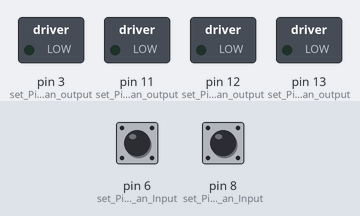
This sketch was run on a simulated Arduino Uno, built with avr-gcc and run on an emulated ATmega328P. Shown: switched loads named in the sketch (green lamp = pin HIGH). The test bench sets the inputs (shaded band); at power-on: pin 8 (set_Pin_8_as_an_Input) HIGH, pin 6 (set_Pin_6_as_an_Input) LOW.

Above: at 8.8 s.
8.9 s: pin 8 (set_Pin_8_as_an_Input) pulled LOW for 1.7 s
At 15.6 s:
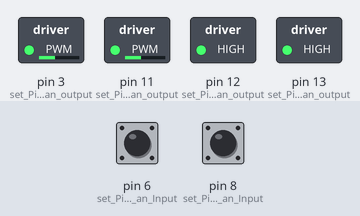
At 20.9 s:
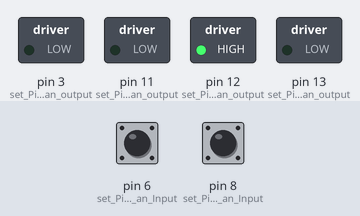
Timing chart, 0 to 31.0 s (numbered marks = the images above; inputs shaded):
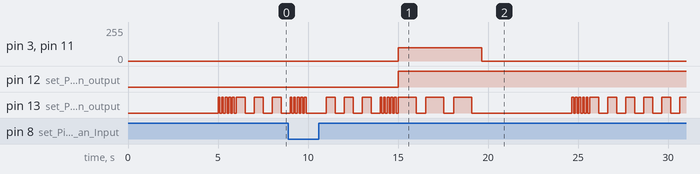

The sketch:

5_ShapesBot.ino
```cpp
int fullSpinTime = 1.65 * 1000;

void setup() {
  // Motor control pins
  pinMode(13, OUTPUT);  // set Pin 13 as an output
  pinMode(11, OUTPUT);  // set Pin 11 as an output
  pinMode(12, OUTPUT);  // set Pin 12 as an output
  pinMode(3, OUTPUT);   // set Pin 3 as an output

  // Sensor Pins
  pinMode(6, INPUT);  // set Pin 6 as an Input
  pinMode(8, INPUT);  // set Pin 8 as an Input
}

// Main loop - runs repeatedly
void loop() {
  delay(5000);  // Wait for 5 seconds
  shapesBot();  // Call the shapesBot function
}

// Shapes Bot - Counts button presses and then draws a shape based on the total count, using the count as the number of sides.
void shapesBot() {
  int total = countingBot();  // Get the total count from countingBot
  shapes(total);              // Use the total count as the number of sides for the shape
}

// Shapes - Moves the robot to draw a shape with the specified number of sides, based on the total count, by moving forward and spinning at each corner.
void shapes(int sides) {
  double cornerTime = fullSpinTime / sides;  // Calculate time for each corner based on the shape's sides
  for (int i = 0; i < sides; i++) {
    forward(100);       // Move forward at full speed
    delay(1000);        // Wait 1 second
    spinRight(100);     // Spin right at full speed
    delay(cornerTime);  // Wait for the calculated time for each corner
  }
  stopMotors();  // Stop the motors after completing the shape
}

// Counting Bot - Counts button presses and flashes the LED to show the total count
int countingBot() {
  int total = 0;
  do {
    flash(5, 0.1);                    // Flash the LED 5 times at the start
    while (!(digitalRead(8) == 0)) {  // Wait for the button on pin 8 to be pressed
      if (digitalRead(6) == 0) {      // If the button on pin 6 is pressed
        total++;                      // Increment the total count
        flash(1, 0.5);                // Flash the LED once to show it's counting
      }
    }
    flash(5, 0.1);                     // Flash the LED 5 times when done counting
    delay(1000);                       // Wait for 1 second before moving on
    for (int i = 0; i < total; i++) {  // Flash the LED the same number of times as the count
      flash(1, 0.5);                   // Flash the LED once for each count
    }
    break;                             // Exit the do-while loop after counting is done
  } while (!(digitalRead(6) == 0 && digitalRead(8) == 0));  // Check the condition: both buttons need to be pressed
  flash(5, 0.1);                                            // End signal: Flash the LED 5 times to finish
  return total;                                             // Return the total count
}

// Turn the LED ON by setting Pin 9 HIGH and Pin 10 LOW
void ON() {
  digitalWrite(LED_BUILTIN, HIGH);
  digitalWrite(9, HIGH);  // Set Pin 9 to HIGH = ON
  digitalWrite(10, LOW);  // Set Pin 10 to LOW = OFF
}

// Turn the LED OFF by setting both Pins 9 and 10 to LOW
void OFF() {
  digitalWrite(LED_BUILTIN, LOW);
  digitalWrite(9, LOW);   // Set Pin 9 to LOW = OFF
  digitalWrite(10, LOW);  // Set Pin 10 to LOW = OFF
}

// Flash function - flashes the LED a specified number of times with a given interval
void flash(int numberOfFlashes, float interval) {
  for (int i = 0; i < numberOfFlashes; i++) {  // Loop to flash LED 'randomNumber' times
    ON();                                      // Turn the LED ON
    delay(interval * 1000);                    // Wait for the interval (in milliseconds)
    OFF();                                     // Turn the LED OFF
    delay(interval * 1000);                    // Wait for the interval (in milliseconds)
  }
}


// Drive Functions
void spinRight(int motorspeed) {
  digitalWrite(13, LOW);        // Set Pin 13 to HIGH, HIGH = Forward
  digitalWrite(12, HIGH);       // Set Pin 12 to LOW, LOW = Reverse
  analogWrite(11, motorspeed);  // Add Specified Speed to Pin 11 using PWM
  analogWrite(3, motorspeed);   // Add Specified Speed to Pin 3 using PWM
}

void stopMotors() {
  // Set the motor speed to 0 to stop the motors.
  analogWrite(11, 0);
  analogWrite(3, 0);
}

void forward(int motorspeed) {
  digitalWrite(13, HIGH);       // Set Pin 13 to HIGH, HIGH = Forward
  digitalWrite(12, HIGH);       // Set Pin 12 to HIGH, HIGH = Forward
  analogWrite(11, motorspeed);  // Add Specified Speed to Pin 11 using PWM
  analogWrite(3, motorspeed);   // Add Specified Speed to Pin 3 using PWM
}
```

Measured:
- after the input at 8.9 s, pin 3 (set_Pin_3_as_an_output), pin 11 (set_Pin_11_as_an_output): 0/255 → 100/255 after 6.1 s, → 0/255 4.7 s later; pin 12 (set_Pin_12_as_an_output): LOW → HIGH after 6.1 s
